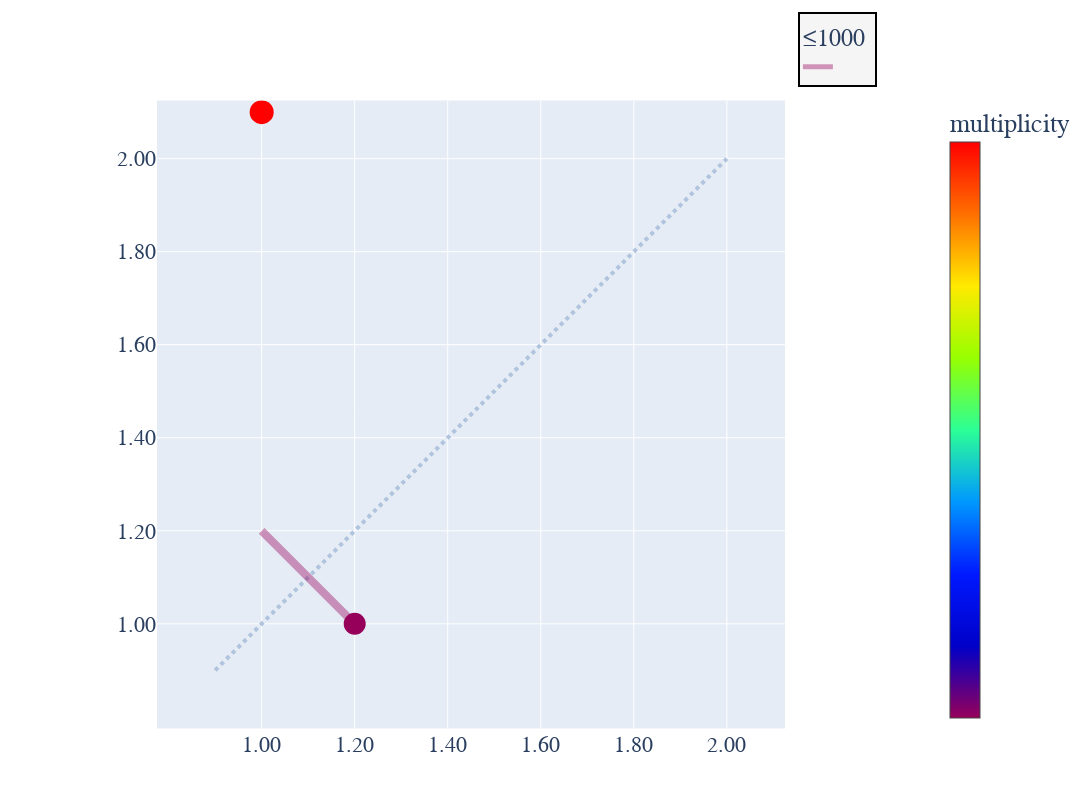

The cell this chart's notebook holds for it:
### Code cell
fff

### Figure 1 — Plotly figure (JSON) as saved in the notebook; plotly's stock layout.template omitted (floating-point values rounded to 4 significant figures)
{"data": [{"hoverinfo": "none", "line": {"color": "LightSteelBlue", "dash": "dot", "width": 4}, "mode": "lines", "showlegend": false, "type": "scatter", "x": [0, 11], "y": [0, 11]}, {"fill": "toself", "fillcolor": "rgb(150,0,90)", "hoverlabel": {"font": {"family": "Rockwell", "size": 16}}, "legendgroup": "group3", "line": {"width": 0}, "mode": "lines", "name": "", "opacity": 0, "showlegend": false, "text": "multiplicity:333", "type": "scatter", "x": [3.053, 2.947, 0.947, 1.053, 3.053], "y": [1.053, 0.947, 2.947, 3.053, 1.053]}, {"hoverlabel": {"font": {"family": "Rockwell", "size": 16}}, "legendgroup": "group3", "legendgrouptitle": {"text": "≤1000"}, "legendrank": 3, "line": {"color": "rgb(150,0,90)", "width": 8}, "mode": "lines", "name": "", "opacity": 0.4, "showlegend": true, "type": "scatter", "x": [3, 1], "y": [1, 3]}, {"customdata": [["333.0", "1", "3", "1.000", "1.200"], ["397.0", "1", "12", "1.000", " +∞"]], "hoverlabel": {"font": {"family": "Rockwell", "size": 16}}, "hovertemplate": "multiplicity: %{customdata[0]}<br>birth: %{customdata[1]},%{customdata[3]}<br>death: %{customdata[2]},%{customdata[4]}", "marker": {"color": [2.522, 2.599], "colorbar": {"ticktext": ["1", "10", "100"], "tickvals": [0, 1, 2], "title": {"side": "top", "text": "multiplicity"}}, "colorscale": [[0, "rgb(150,0,90)"], [0.125, "rgb(0,0,200)"], [0.25, "rgb(0,25,255)"], [0.375, "rgb(0,152,255)"], [0.5, "rgb(44,255,150)"], [0.625, "rgb(151,255,0)"], [0.75, "rgb(255,234,0)"], [0.875, "rgb(255,111,0)"], [1, "rgb(255,0,0)"]], "line": {"width": 0}, "opacity": 1, "showscale": true, "size": [333, 397], "sizemin": 5, "sizemode": "area", "sizeref": 1.378}, "mode": "markers", "name": "", "showlegend": false, "type": "scatter", "x": [3, 1], "y": [1, 12]}], "layout": {"font": {"family": "Rockwell", "size": 22}, "height": 800, "legend": {"bgcolor": "WhiteSmoke", "bordercolor": "black", "borderwidth": 2, "font": {"family": "Courier", "size": 18}, "itemsizing": "constant", "orientation": "h", "title": {"text": ""}, "x": 0.95, "xanchor": "right", "y": 1.02, "yanchor": "bottom"}, "margin": {"b": 20, "l": 20}, "title": {"xanchor": "left", "yanchor": "top"}, "width": 1200, "xaxis": {"constrain": "domain", "range": [-1.25, 12.25], "showticklabels": true, "tickmode": "array", "ticktext": ["1.00", "1.20", "1.40", "1.60", "1.80", "2.00"], "tickvals": [1, 3, 5, 7, 9, 11], "title": {"text": ""}, "zeroline": false}, "yaxis": {"constrain": "domain", "range": [-1.25, 12.25], "scaleanchor": "x", "scaleratio": 1, "showticklabels": true, "tickmode": "array", "ticktext": ["1.00", "1.20", "1.40", "1.60", "1.80", "2.00"], "tickvals": [1, 3, 5, 7, 9, 11], "title": {"text": ""}, "zeroline": false}}}
